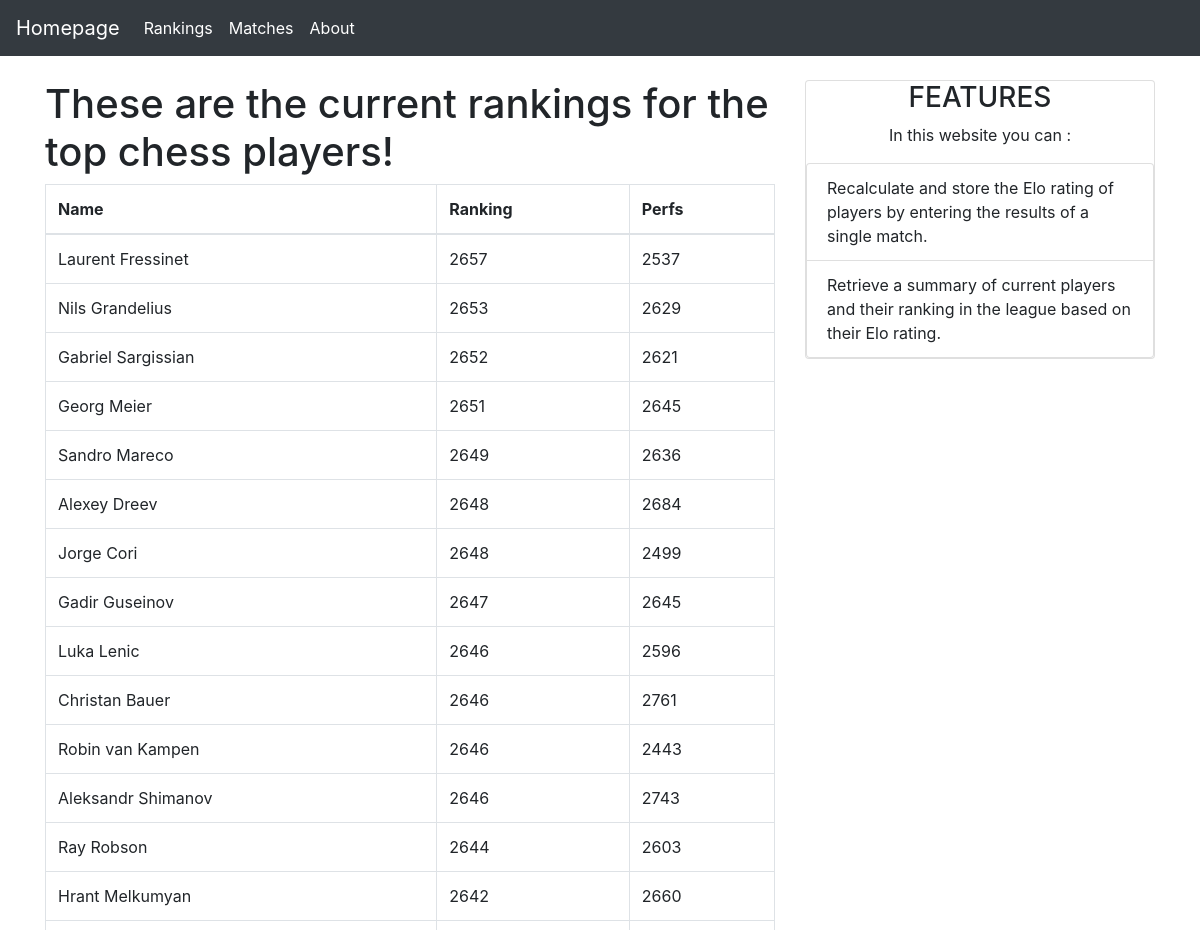
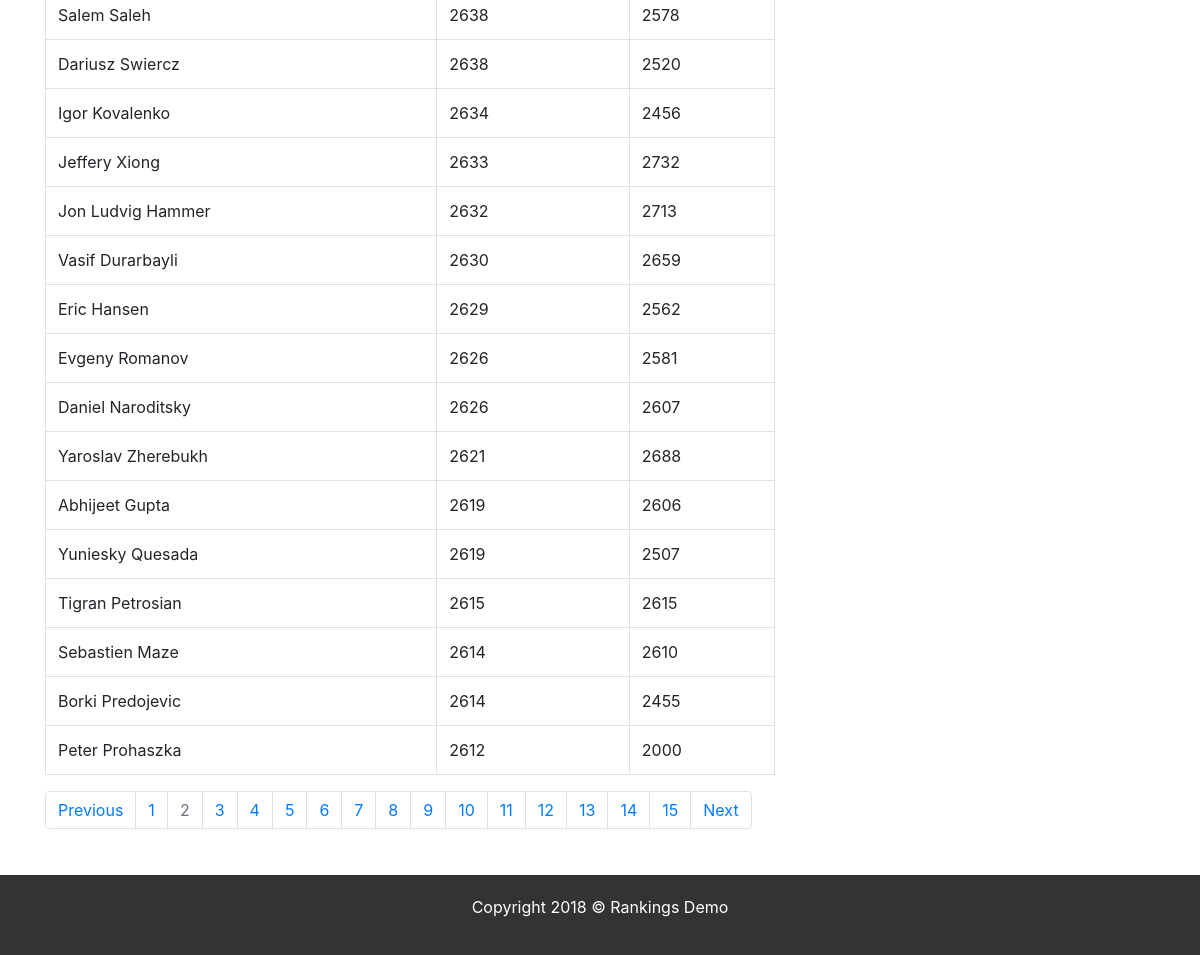
The page /rankings/?page=2 on the database its author committed (2 pictures, top to bottom).
### rankings/models.py (models this page shows, shortened)
class Player(models.Model):
    name = models.CharField(max_length = 100)
    ranking = models.IntegerField(default= 22)
    performances = models.IntegerField(default= 0)

### rankings/views.py (the view)
# urls.py: url(r'^rankings/$', views.index, name = 'index'),
def index(request):
    all_players = Player.objects.all().order_by("-ranking")
    page = request.GET.get('page', 1)
    paginator = Paginator(all_players, 30)
    try:
        players = paginator.page(page)
    except PageNotAnInteger:
        players = paginator.page(1)
    except EmptyPage:
        players = paginator.page(paginator.num_pages)
    return render(request, 'rankings/index.html', {'players': players})

### rankings/templates/rankings/index.html
{% extends 'rankings/includes/basiclayout.html' %}
{% block mainbody %}
    {% if players %}
    <h1> These are the current rankings for the top chess players! </h1>
    <table class="table table-bordered">
      <thead>
        <tr>
          <th>Name</th>
          <th>Ranking</th>
          <th>Perfs</th>
        </tr>
      </thead>
      <tbody>
        {% for player in players %}
          <tr>
            <td>{{ player.name }}</td>
            <td>{{ player.ranking }}</td>
            <td>{{ player.performances }}</td>
          </tr>
        {% endfor %}
      </tbody>
    </table>
    {% if players.has_other_pages %}
        <nav aria-label="Page navigation example">
          <ul class="pagination">
            {% if players.has_previous %}
              <li class="page-item" ><a class="page-link" href="?page={{ players.previous_page_number }}">Previous</a></li>
            {% else %}
              <li class="page-item disabled"><a class="page-link" href="#">Previous</a></li>
            {% endif %}
            {% for i in players.paginator.page_range %}
              {% if players.number == i %}
                <li class="page-item disabled" class="active"><a class="page-link" href="#">{{ i }}</a></li>
              {% else %}
                <li class="page-item" ><a class="page-link" href="?page={{ i }}">{{ i }}</a></li>
              {% endif %}
            {% endfor %}
            {% if players.has_next %}
              <li class="page-item"><a class="page-link"href="?page={{ players.next_page_number }}">Next</a></li>
            {% else %}
              <li class="page-item disabled"><a class="page-link"href="#">Next</a></li>
            {% endif %}
          </ul>
        </nav>
    {% endif %}
    {% else %}
        <h1>You need to migrate the database to see the players' rankings</h1>
    {% endif %}
{% endblock %}

### rankings/static/rankings/style.css (style rules this page uses)
body { background-color: whitesmoke; }

### rows shown on the page
Player: name "Laurent Fressinet", ranking "2657", performances "2537"
Player: name "Nils Grandelius", ranking "2653", performances "2629"
Player: name "Gabriel Sargissian", ranking "2652", performances "2621"
Player: name "Georg Meier", ranking "2651", performances "2645"
Player: name "Sandro Mareco", ranking "2649", performances "2636"
Player: name "Alexey Dreev", ranking "2648", performances "2684"
Player: name "Jorge Cori", ranking "2648", performances "2499"
Player: name "Gadir Guseinov", ranking "2647", performances "2645"
Player: name "Luka Lenic", ranking "2646", performances "2596"
Player: name "Christan Bauer", ranking "2646", performances "2761"
Player: name "Robin van Kampen", ranking "2646", performances "2443"
Player: name "Aleksandr Shimanov", ranking "2646", performances "2743"
Player: name "Ray Robson", ranking "2644", performances "2603"
Player: name "Hrant Melkumyan", ranking "2642", performances "2660"
Player: name "Salem Saleh", ranking "2638", performances "2578"
Player: name "Dariusz Swiercz", ranking "2638", performances "2520"
Player: name "Igor Kovalenko", ranking "2634", performances "2456"
Player: name "Jeffery Xiong", ranking "2633", performances "2732"
Player: name "Jon Ludvig Hammer", ranking "2632", performances "2713"
Player: name "Vasif Durarbayli", ranking "2630", performances "2659"
Player: name "Eric Hansen", ranking "2629", performances "2562"
Player: name "Evgeny Romanov", ranking "2626", performances "2581"
Player: name "Daniel Naroditsky", ranking "2626", performances "2607"
Player: name "Yaroslav Zherebukh", ranking "2621", performances "2688"
Player: name "Abhijeet Gupta", ranking "2619", performances "2606"
Player: name "Yuniesky Quesada", ranking "2619", performances "2507"
Player: name "Tigran Petrosian", ranking "2615", performances "2615"
Player: name "Sebastien Maze", ranking "2614", performances "2610"
Player: name "Borki Predojevic", ranking "2614", performances "2455"
Player: name "Peter Prohaszka", ranking "2612", performances "2000"

### other values the page prints
{{ i }} "1" "3" "4" "5" "6" "7" "8" "9" "10" "11" "12" "13" "14" "15"
{{ i }} "2"
